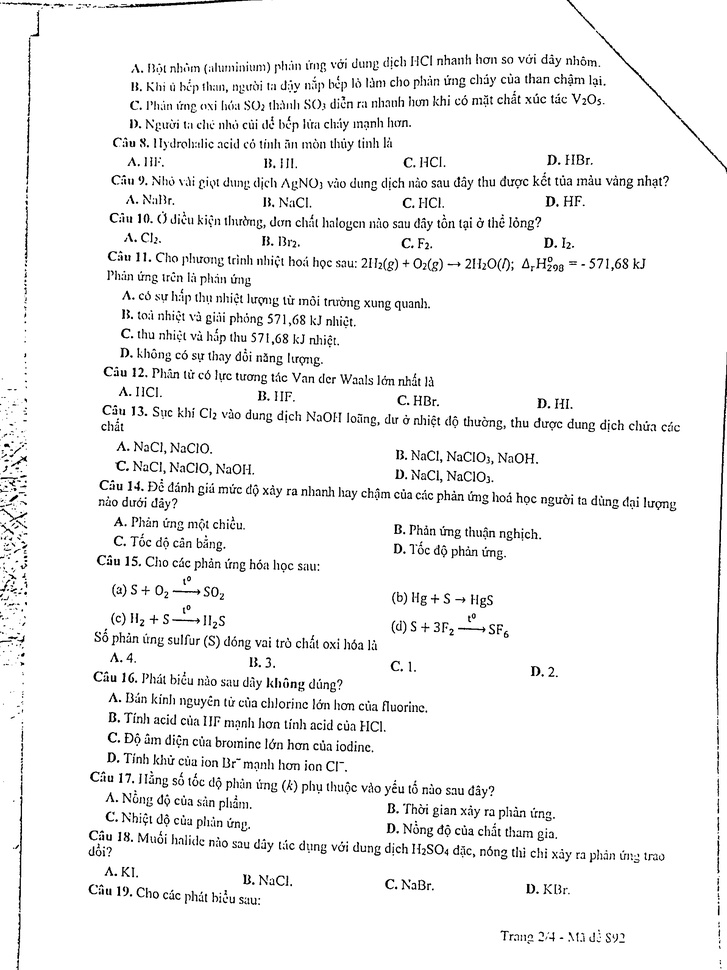
#> input picture input_images/41a9f80b9c732e2d7762.jpg, 727 x 970 px, shrunk from 1920 x 2560 before the run; its folder holds only this picture in this run
$ python scan.py
#> lines starting #> are read from the running program, lines starting #| are printed output that depends on the picture
import cv2
import numpy as np
import os

# Đường dẫn tới folder chứa ảnh đầu vào và folder chứa ảnh đầu ra
input_folder = 'input_images/'  # Đảm bảo thay thế bằng đường dẫn folder ảnh đầu vào
output_folder = 'output_images_scan/'  # Đảm bảo thay thế bằng đường dẫn folder ảnh đầu ra

# Tạo folder đầu ra nếu chưa tồn tại
if not os.path.exists(output_folder):
    os.makedirs(output_folder)

# Duyệt qua tất cả các file trong folder đầu vào
for filename in os.listdir(input_folder):
    input_path = os.path.join(input_folder, filename)

    # Kiểm tra nếu là file ảnh
    if filename.lower().endswith(('.png', '.jpg', '.jpeg', '.bmp', '.tiff')):
        # Đọc ảnh từ file
        image = cv2.imread(input_path)
#> image is the input picture: shape (970, 727, 3); min 0, max 255, mean 241.9

        # Chuyển ảnh sang grayscale (ảnh xám)
        gray = cv2.cvtColor(image, cv2.COLOR_BGR2GRAY)

        # Dùng Adaptive Threshold để phân tách nền và chữ tự nhiên hơn
        adaptive_thresh = cv2.adaptiveThreshold(gray, 255,
                                               cv2.ADAPTIVE_THRESH_GAUSSIAN_C,
                                               cv2.THRESH_BINARY,
                                               31, 15)
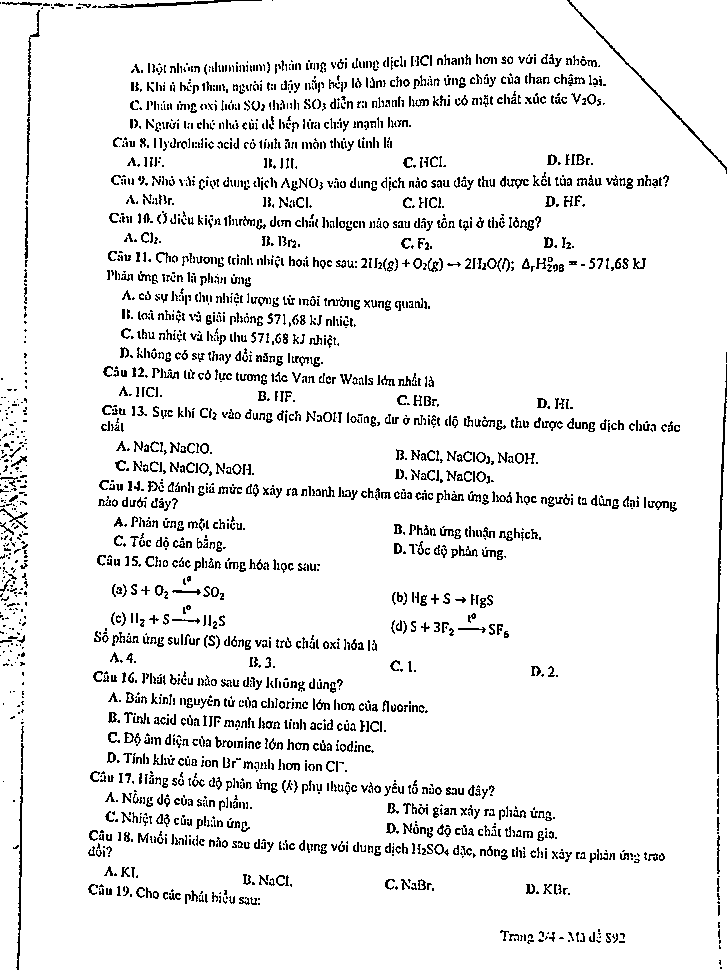
#> adaptive_thresh: shape (970, 727); 92.7% white; black in thin lines or dots

        # Làm mịn nhẹ ảnh cho đẹp hơn
        final = cv2.medianBlur(adaptive_thresh, 3)
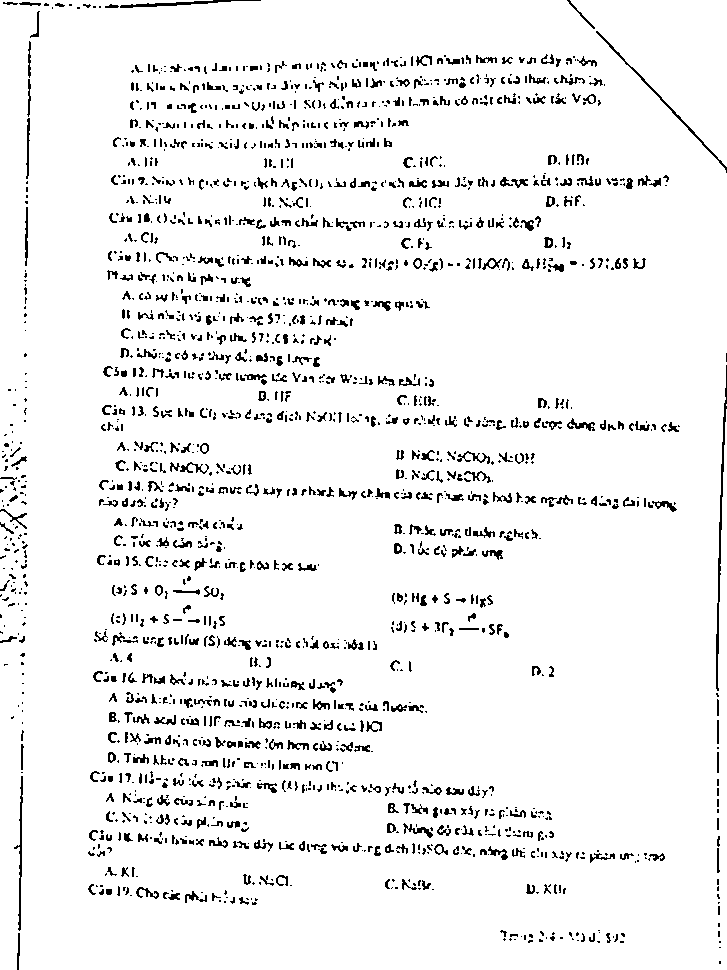
#> final: shape (970, 727); 93.9% white; black in thin lines or dots

        # Lưu ảnh kết quả vào folder đầu ra
        output_path = os.path.join(output_folder, filename)
        cv2.imwrite(output_path, final)

        # In ra kết quả
        print(f"Ảnh đã được lưu tại: {output_path}")

$ run again, on input_images/aae44a2829509b0ec241.jpg
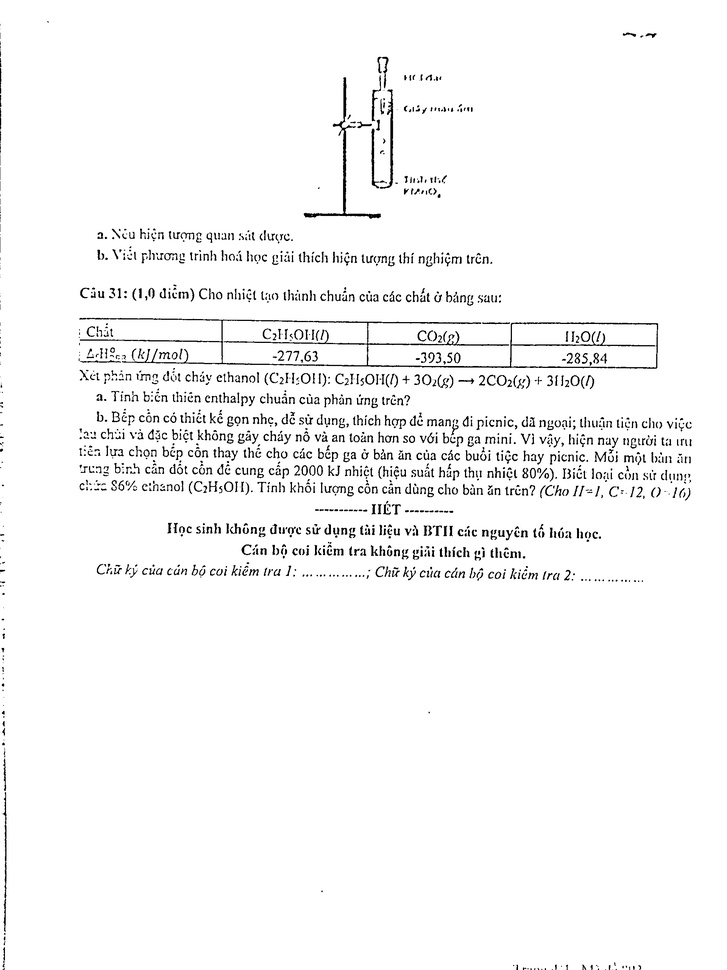
#> input picture input_images/aae44a2829509b0ec241.jpg, 727 x 970 px, shrunk from 1920 x 2560 before the run
#> image is the input picture: shape (970, 727, 3); min 0, max 255, mean 246.6
#> `adaptive_thresh = cv2.adaptiveThreshold(gray, 255, cv2.ADAPTIVE_THRESH..`:
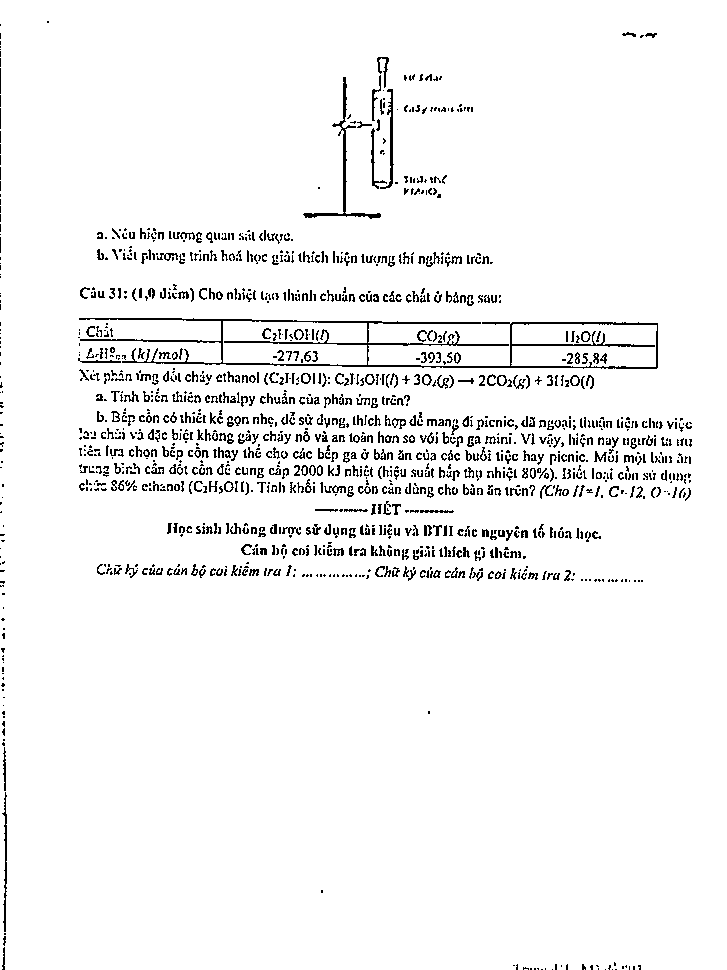
#> adaptive_thresh: shape (970, 727); 95.4% white; black in thin lines or dots
#> `final = cv2.medianBlur(adaptive_thresh, 3)`:
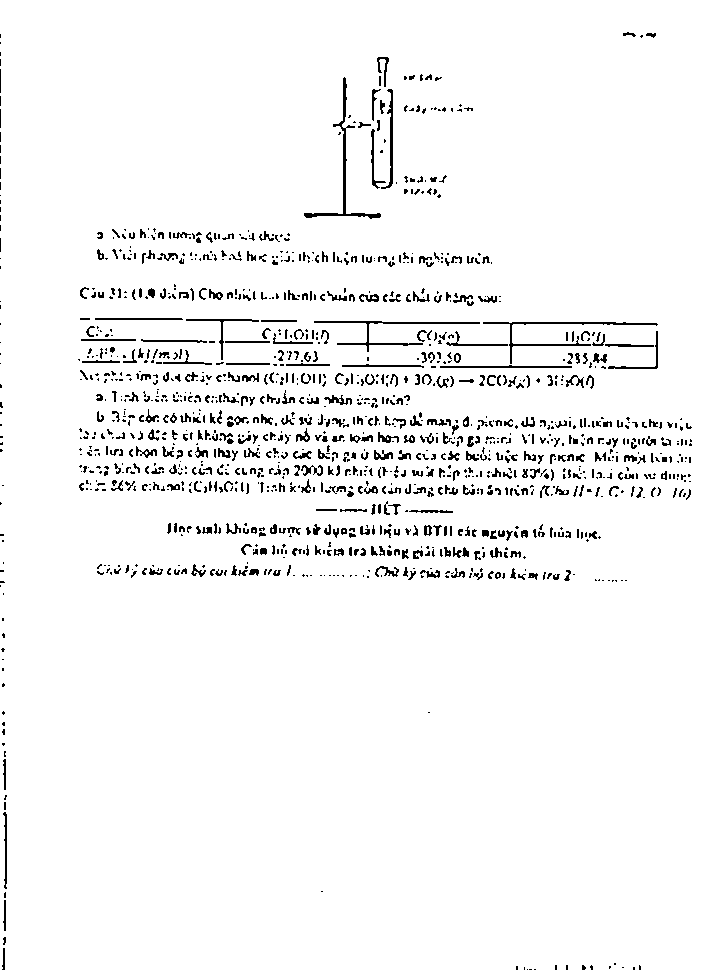
#> final: shape (970, 727); 96.2% white; black in thin lines or dots

$ run again, on input_images/c4af923f863934676d28 (1).jpg
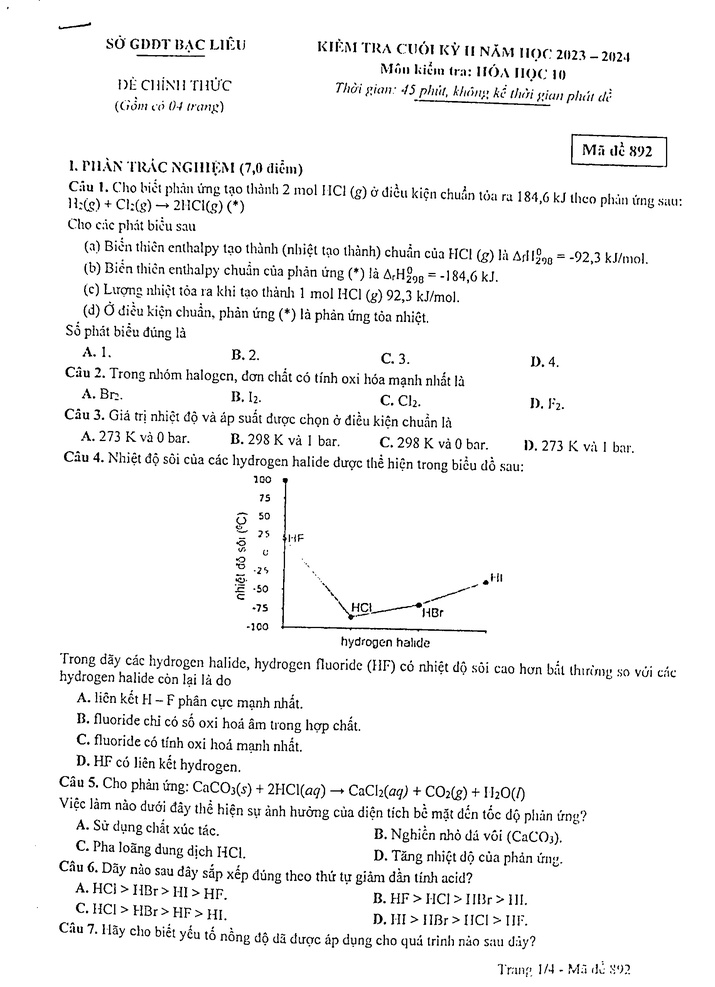
#> input picture input_images/c4af923f863934676d28 (1).jpg, 715 x 987 px, shrunk from 1854 x 2560 before the run
#> image is the input picture: shape (987, 715, 3); min 0, max 255, mean 242.7
#> `adaptive_thresh = cv2.adaptiveThreshold(gray, 255, cv2.ADAPTIVE_THRESH..`:
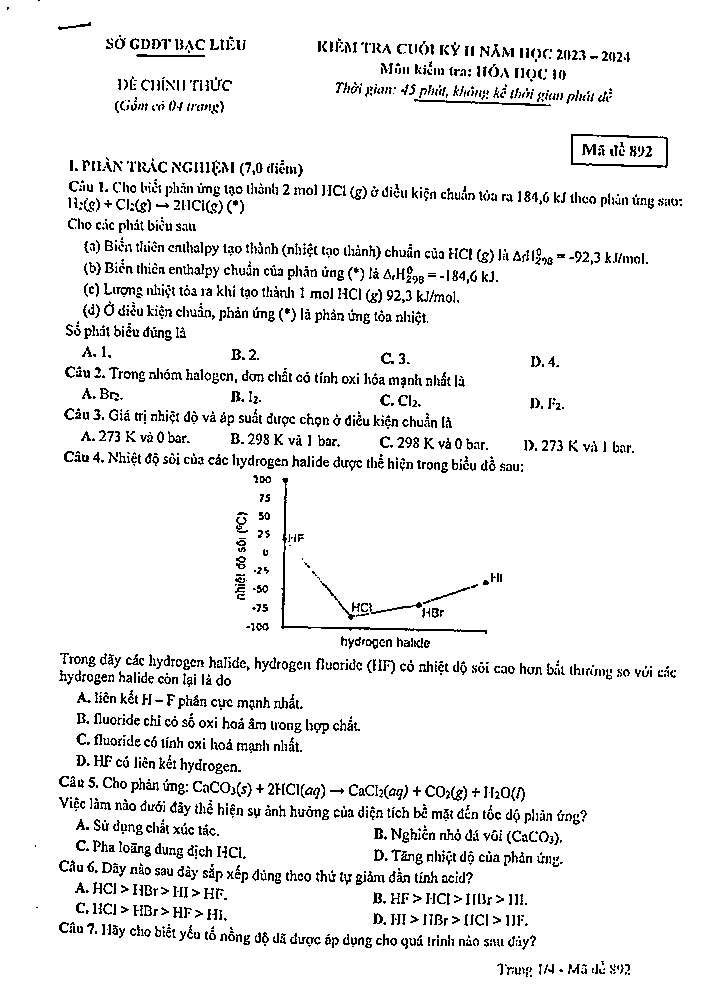
#> adaptive_thresh: shape (987, 715); 93.3% white; black in thin lines or dots
#> `final = cv2.medianBlur(adaptive_thresh, 3)`:
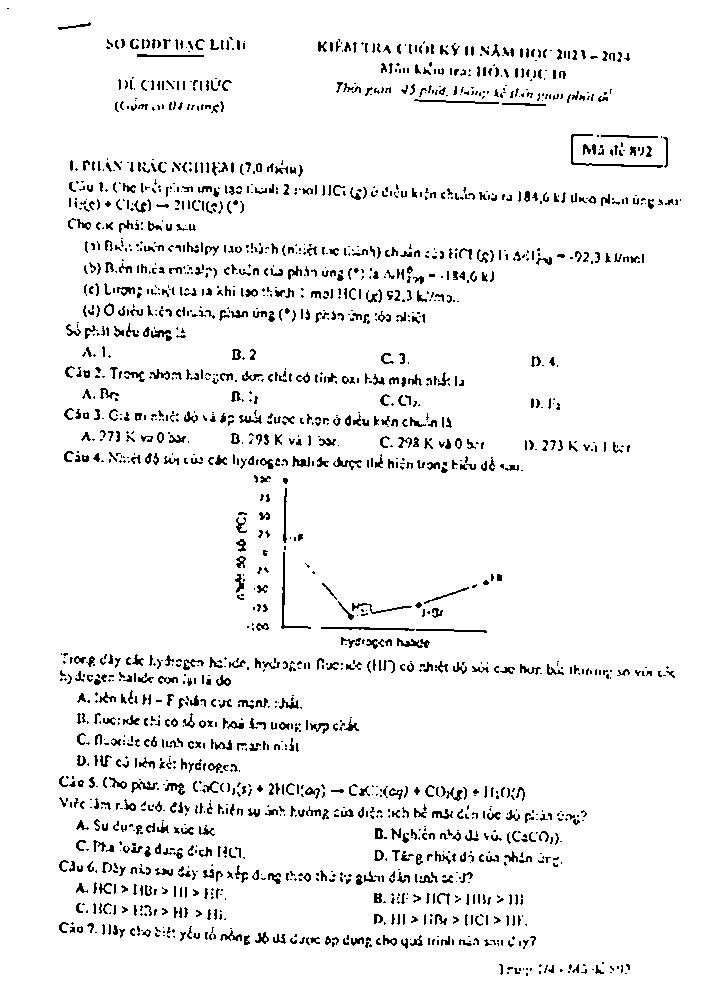
#> final: shape (987, 715); 94.3% white; black in thin lines or dots

$ run again, on input_images/483ae3d089a83bf662b9.jpg
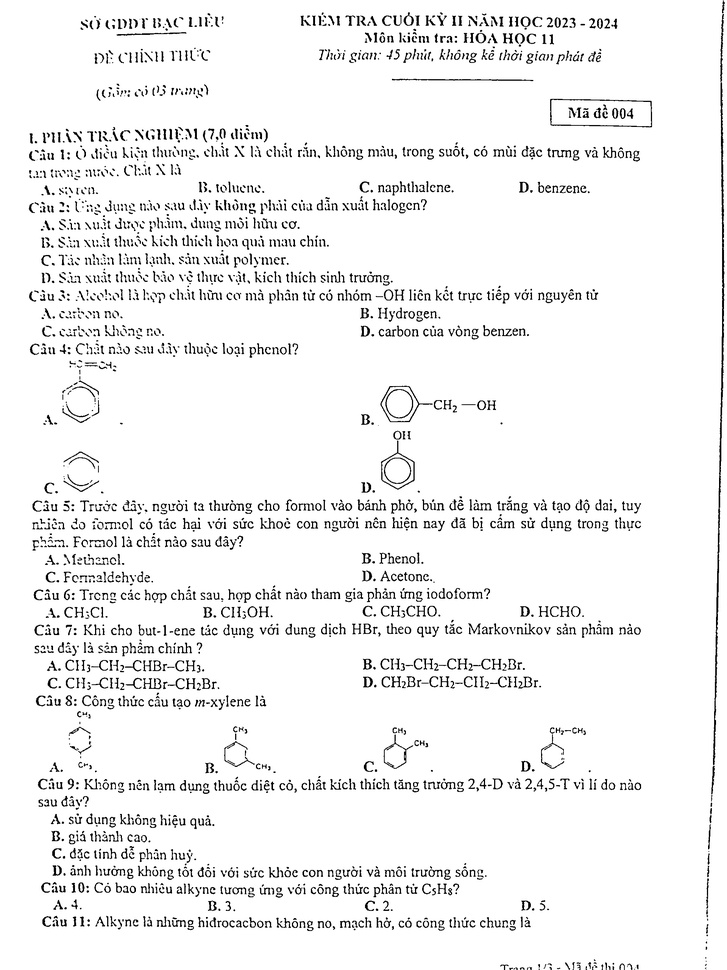
#> input picture input_images/483ae3d089a83bf662b9.jpg, 727 x 970 px, shrunk from 1920 x 2560 before the run
#> image is the input picture: shape (970, 727, 3); min 0, max 255, mean 241.4
#> `adaptive_thresh = cv2.adaptiveThreshold(gray, 255, cv2.ADAPTIVE_THRESH..`:
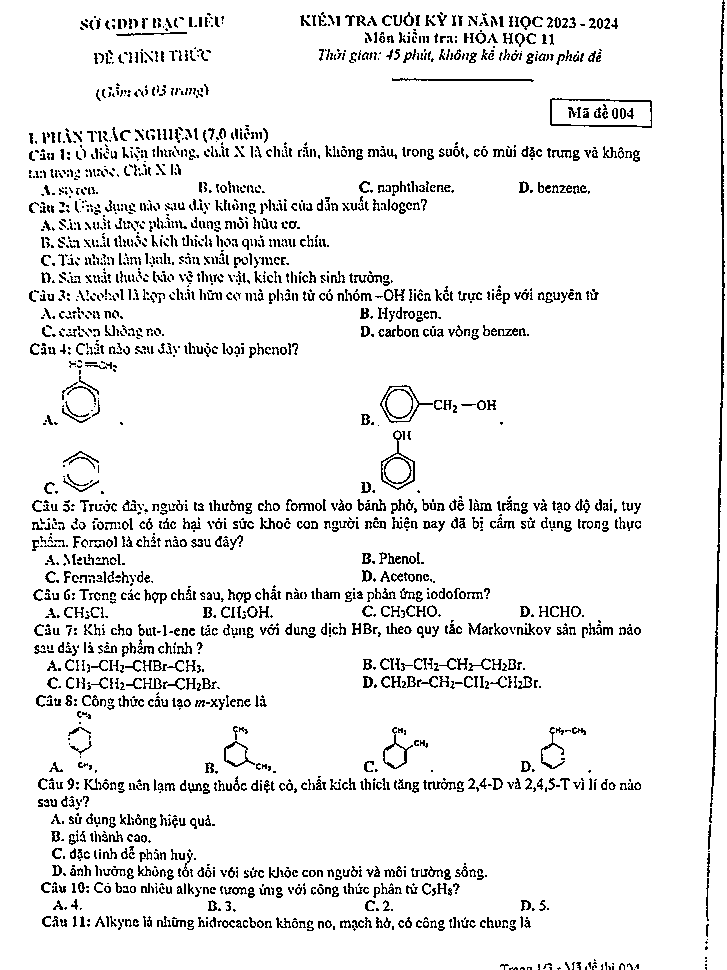
#> adaptive_thresh: shape (970, 727); 92.5% white; black in thin lines or dots
#> `final = cv2.medianBlur(adaptive_thresh, 3)`:
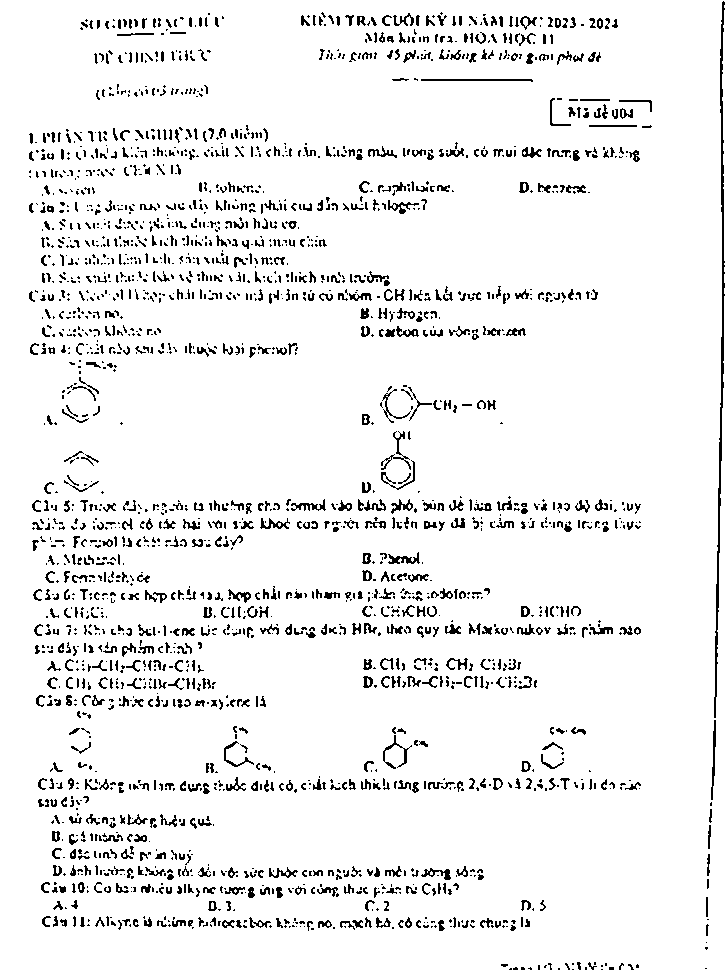
#> final: shape (970, 727); 93.7% white; black in thin lines or dots
